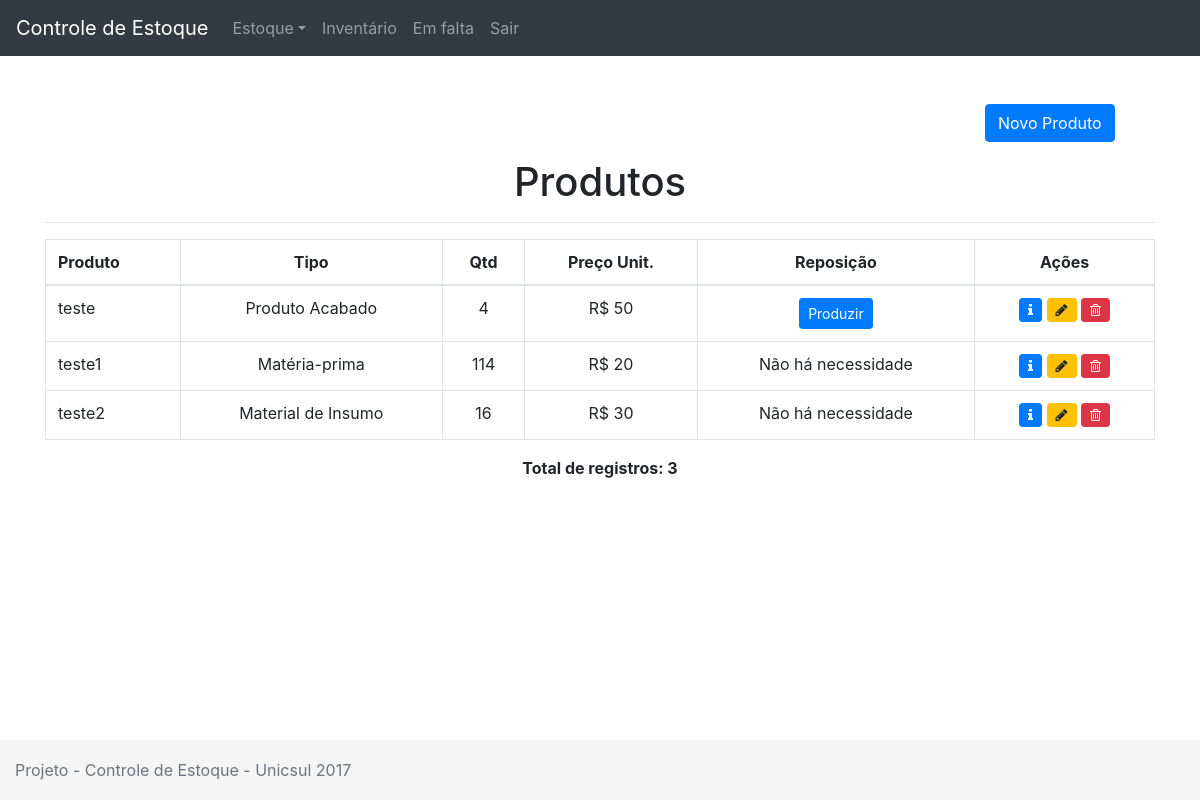
Before: /index.php/produtos/listarprodutos with the older database file.
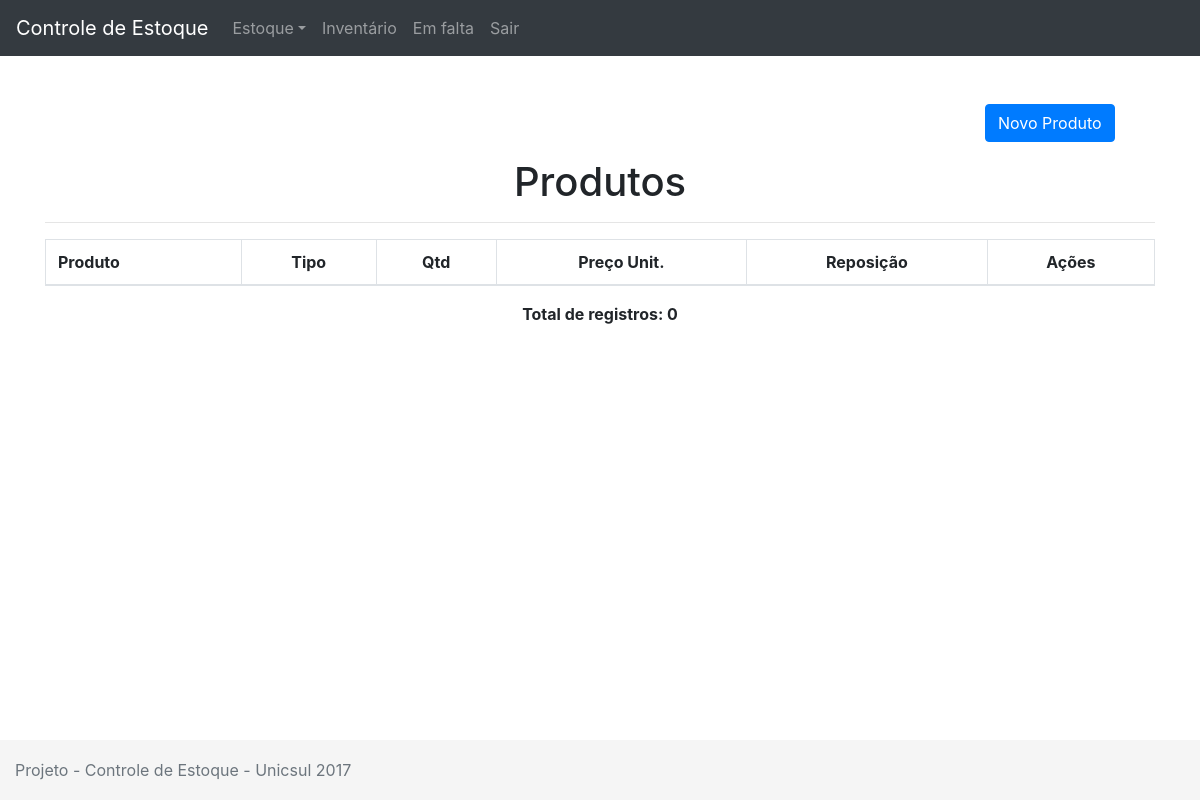
After: the same page with the newer database file.
### tables this page shows
CREATE TABLE IF NOT EXISTS `produtos` (
  `id` int(11) NOT NULL AUTO_INCREMENT,
  `descricao` varchar(255) NOT NULL,
  `tipo` varchar(255) NOT NULL,
  `status` tinyint(1) NOT NULL,
  `preco` float NOT NULL,
  `qtd` int(11) NOT NULL,
  `acionamento` int(11) NOT NULL,
  `min` int(11) NOT NULL,
  `max` int(11) NOT NULL,
  PRIMARY KEY (`id`)
);

### application/controllers/Produtos.php (called while the page is built, shortened)
<?php
class Produtos extends CI_Controller
{
	public function listarprodutos()
	{
		$this->load->view('menu');
		$this->load->model('produtos_model', 'produtos');
		$data['produtos'] = $this->produtos->getProdutos();
		$this->load->view('listarprodutos', $data);
		$this->load->view('rodape');
	}
}

### index.php (called while the page is built, shortened)
<?php
require_once BASEPATH.'core/CodeIgniter.php';

### application/models/Produtos_model.php (called while the page is built, shortened)
<?php
class Produtos_model extends CI_Model
{
	public function getProdutos()
	{
		$query = $this->db->get('produtos');
		return $query->result();
	}
}

### application/views/listarprodutos.php (the view, shortened to what this page needs)
<br>
<div class="container">
	<br>
	<p class="col-md-2 ml-md-auto">
		<a class="btn btn-primary" data-toggle="collapse" href="#testeCollapse" aria-expanded="false" aria-controls="testeCollapse">Novo Produto</a>
	</p>
	<h1 class='text-center'>Produtos</h1>
	<hr>
	<table class="table table-bordered">
		<thead class="table-inverse">
			<tr>
				<td><b>Produto</b></td>
				<td class='text-center'><b>Tipo</b></td>
				<td class='text-center'><b>Qtd</b></td>
				<td class='text-center'><b>Preço Unit.</b></td>
				<td class='text-center'><b>Reposição</b></td>
				<td class='text-center'><b>Ações</b></td>
			</tr>
		</thead>
		<tbody>
			<?php
				$contador = 0;
				foreach($produtos as $produto):
					echo '<tr>';
						echo '<td>' . $produto->descricao . '</td>';
						if($produto->tipo == 0){
							echo '<td class="text-center">Produto Acabado</td>';
						} else if($produto->tipo == 1){
							echo '<td class="text-center">Matéria-prima</td>';
						} else if($produto->tipo == 2){
							echo '<td class="text-center">Material de Insumo</td>';
						}
						echo '<td class="text-center">' . $produto->qtd . '</td>';
						echo '<td class="text-center">R$ ' . $produto->preco . '</td>';
						echo '<td class="text-center">';
			?>
			<?php
					if($produto->qtd <= $produto->acionamento)
					{
						if($produto->tipo == 0)
						{
			?>
						<a class="btn btn-sm btn-primary" href="<?=base_url('producao/produto/' . $produto->id);?>">Produzir</a>
			<?php
						} else {
			?>
							<a class="btn btn-sm btn-primary" href="<?=base_url('compras/produto/' . $produto->id);?>">Comprar</a>
			<?php
						}
					} else
					{
						echo "Não há necessidade";
					}
						echo '</td>';
						echo '<td class="text-center">';
			?>
						<a class="btn btn-sm btn-primary" href="<?=base_url('/produtos/info/' . $produto->id);?>"><i class="fa fa-info" aria-hidden="true"></i></a>
						<a class="btn btn-sm btn-warning" href="<?=base_url('/produtos/editar/' . $produto->id);?>"><i class="fa fa-pencil" aria-hidden="true"></i></a>
						<a class="btn btn-sm btn-danger" href="<?=base_url('/produtos/apagar/' . $produto->id);?>"><i class="fa fa-trash-o" aria-hidden="true"></i></a>
			<?php
						echo '</td>';
					echo '</tr>';
					$contador++;
				endforeach;
			?>
		</tbody>
	</table>
	<p class="text-center"><b>Total de registros: <?=$contador;?></b></p>
</div>

Changed rows visible on the page:
removed produtos: descricao "teste", tipo "Produto Acabado", qtd "4", preco "50"
removed produtos: descricao "teste1", tipo "Matéria-prima", qtd "114", preco "20", acionamento "Não há necessidade"
removed produtos: descricao "teste2", tipo "Material de Insumo", qtd "16", preco "30", acionamento "Não há necessidade"
Other visible differences:
$contador: "3" → "0"
